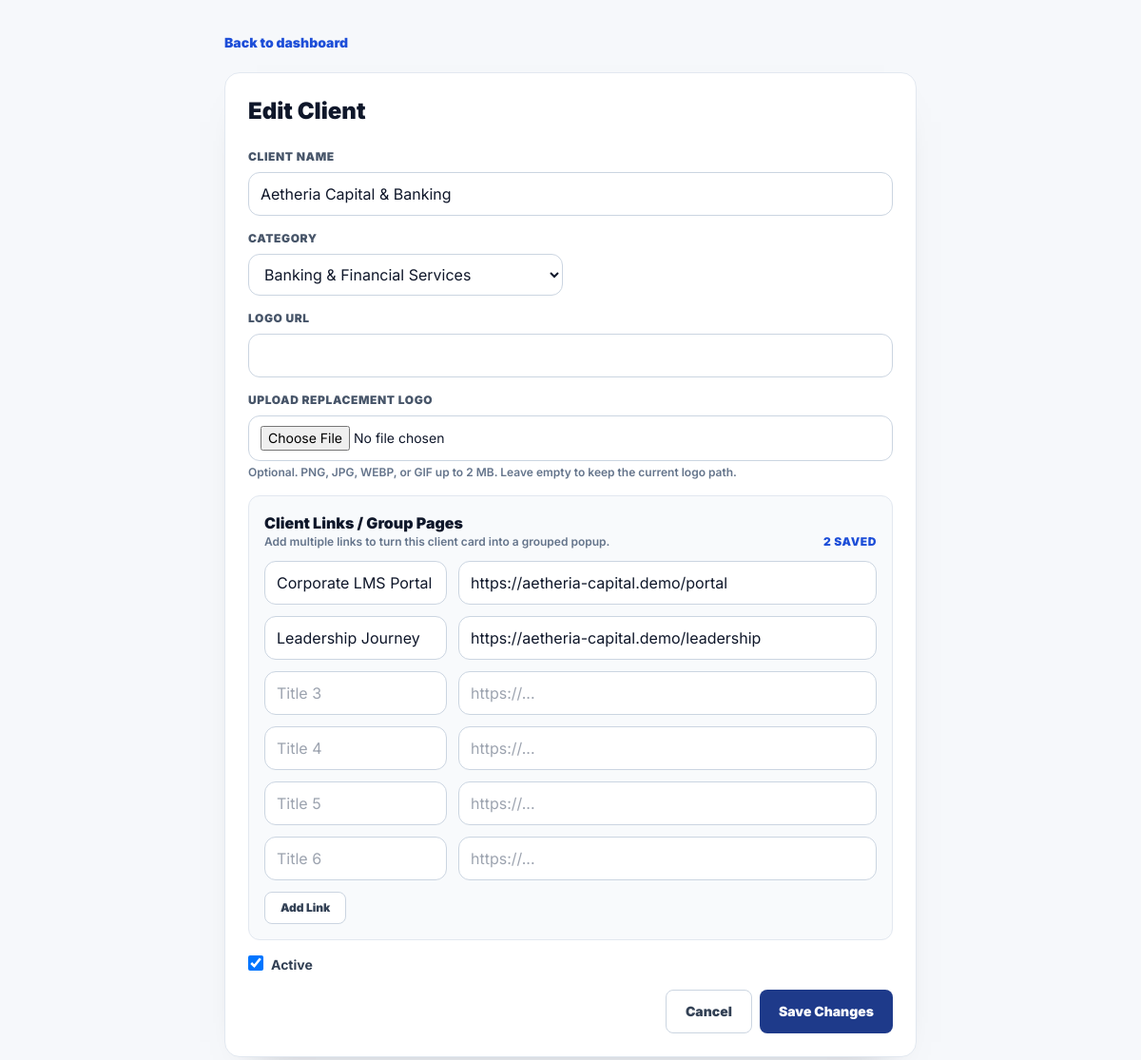
Page /admin/edit-client.php?id=1 (signed in) on the committed database.
### tables this page shows
CREATE TABLE clients (
    id INT UNSIGNED AUTO_INCREMENT PRIMARY KEY,
    category_id INT UNSIGNED NOT NULL,
    name VARCHAR(180) NOT NULL,
    logo_url VARCHAR(500) DEFAULT NULL,
    primary_url VARCHAR(800) DEFAULT NULL,
    sort_order INT NOT NULL DEFAULT 0,
    is_active TINYINT(1) NOT NULL DEFAULT 1,
    created_at TIMESTAMP DEFAULT CURRENT_TIMESTAMP,
    updated_at TIMESTAMP DEFAULT CURRENT_TIMESTAMP ON UPDATE CURRENT_TIMESTAMP,
    CONSTRAINT fk_clients_category FOREIGN KEY (category_id) REFERENCES categories(id) ON DELETE RESTRICT
);

CREATE TABLE categories (
    id INT UNSIGNED AUTO_INCREMENT PRIMARY KEY,
    name VARCHAR(120) NOT NULL UNIQUE,
    slug VARCHAR(140) NOT NULL UNIQUE,
    sort_order INT NOT NULL DEFAULT 0,
    is_active TINYINT(1) NOT NULL DEFAULT 1,
    created_at TIMESTAMP DEFAULT CURRENT_TIMESTAMP,
    updated_at TIMESTAMP DEFAULT CURRENT_TIMESTAMP ON UPDATE CURRENT_TIMESTAMP
);

CREATE TABLE client_links (
    id INT UNSIGNED AUTO_INCREMENT PRIMARY KEY,
    client_id INT UNSIGNED NOT NULL,
    title VARCHAR(160) NOT NULL DEFAULT 'Portal',
    url VARCHAR(800) NOT NULL,
    sort_order INT NOT NULL DEFAULT 0,
    created_at TIMESTAMP DEFAULT CURRENT_TIMESTAMP,
    CONSTRAINT fk_client_links_client FOREIGN KEY (client_id) REFERENCES clients(id) ON DELETE CASCADE
);

### includes/auth.php (called while the page is built, shortened)
<?php
require_once __DIR__ . '/db.php';
function e(?string $value): string
{
    return htmlspecialchars((string) $value, ENT_QUOTES, 'UTF-8');
}

### includes/db.php (called while the page is built, shortened)
<?php
function db(): PDO
{
    static $pdo = null;
    if ($pdo instanceof PDO) {
        return $pdo;
    }
    try {
        $dsn = 'mysql:host=localhost;dbname=demo_clientele;charset=utf8mb4';
        $pdo = new PDO($dsn, 'root', '', [
            PDO::ATTR_ERRMODE => PDO::ERRMODE_EXCEPTION,
            PDO::ATTR_DEFAULT_FETCH_MODE => PDO::FETCH_ASSOC,
            PDO::ATTR_EMULATE_PREPARES => false,
        ]);
    } catch (Throwable $e) {
        $dsn = 'mysql:host=' . DB_HOST . ';dbname=' . DB_NAME . ';charset=utf8mb4';
        $pdo = new PDO($dsn, DB_USER, DB_PASS, [
            PDO::ATTR_ERRMODE => PDO::ERRMODE_EXCEPTION,
            PDO::ATTR_DEFAULT_FETCH_MODE => PDO::FETCH_ASSOC,
            PDO::ATTR_EMULATE_PREPARES => false,
        ]);
    }
    $pdo->prepare('SET time_zone = ?')->execute([DB_TIMEZONE_OFFSET]);
    return $pdo;
}

### includes/client_repository.php (called while the page is built, shortened)
<?php
require_once __DIR__ . '/db.php';
function get_categories(bool $activeOnly = false): array
{
    $sql = 'SELECT * FROM categories';
    $sql .= ' ORDER BY sort_order ASC, name ASC';
    return db()->query($sql)->fetchAll();
}

### admin/edit-client.php (the view, shortened to what this page needs)
<?php
require_once __DIR__ . '/../includes/auth.php';
require_once __DIR__ . '/../includes/client_repository.php';
$pdo = db();
$id = (int) ($_GET['id'] ?? $_POST['id'] ?? 0);
$stmt = $pdo->prepare('SELECT * FROM clients WHERE id = ? LIMIT 1');
$stmt->execute([$id]);
$client = $stmt->fetch();
$linkStmt = $pdo->prepare('SELECT title, url FROM client_links WHERE client_id = ? ORDER BY sort_order ASC, id ASC');
$linkStmt->execute([$id]);
$links = $linkStmt->fetchAll();
$categories = get_categories();
?>
<!DOCTYPE html>
<html lang="en">
<head>
    <script src="https://cdn.tailwindcss.com"></script>
</head>
<body class="text-slate-900">
    <main class="mx-auto max-w-3xl px-4 py-5 sm:px-5 sm:py-8">
        <a href="dashboard.php" class="text-sm font-black text-blue-700">Back to dashboard</a>
        <section class="admin-surface mt-5 p-4 sm:p-6">
            <h1 class="text-xl font-black sm:text-2xl">Edit Client</h1>
            <form method="post" enctype="multipart/form-data" class="mt-6 grid gap-4 sm:grid-cols-2">
                <div class="sm:col-span-2">
                    <label class="mb-2 block text-xs font-black uppercase tracking-wider text-slate-600">Client Name</label>
                    <input name="name" required value="<?= e($client['name']) ?>" class="admin-input">
                </div>
                <div>
                    <label class="mb-2 block text-xs font-black uppercase tracking-wider text-slate-600">Category</label>
                    <select name="category_id" required class="admin-input">
                        <?php foreach ($categories as $category): ?>
                            <option value="<?= (int) $category['id'] ?>" <?= (int) $category['id'] === (int) $client['category_id'] ? 'selected' : '' ?>><?= e($category['name']) ?></option>
                        <?php endforeach; ?>
                    </select>
                </div>
                <div class="sm:col-span-2">
                    <label class="mb-2 block text-xs font-black uppercase tracking-wider text-slate-600">Logo URL</label>
                    <input name="logo_url" type="text" value="<?= e($client['logo_url']) ?>" class="admin-input">
                </div>
                <div class="sm:col-span-2">
                    <label class="mb-2 block text-xs font-black uppercase tracking-wider text-slate-600">Upload Replacement Logo</label>
                    <input name="logo_file" type="file" accept="image/png,image/jpeg,image/webp,image/gif" class="admin-input text-sm">
                    <p class="mt-1 text-xs font-semibold text-slate-500">Optional. PNG, JPG, WEBP, or GIF up to 2 MB. Leave empty to keep the current logo path.</p>
                </div>
                <div class="sm:col-span-2 rounded-xl border border-slate-200 bg-slate-50 p-4">
                    <div class="mb-3 flex flex-col gap-1 sm:flex-row sm:items-end sm:justify-between">
                        <div>
                            <h2 class="text-base font-black text-slate-900">Client Links / Group Pages</h2>
                            <p class="text-xs font-semibold text-slate-500">Add multiple links to turn this client card into a grouped popup.</p>
                        </div>
                        <span class="text-xs font-black uppercase tracking-wider text-blue-700"><?= count($links) ?> saved</span>
                    </div>
                    <div id="clientLinksList" class="space-y-3">
                        <?php
                            $linkRows = array_values($links);
                            while (count($linkRows) < 6) {
                                $linkRows[] = ['title' => '', 'url' => ''];
                            }
                        ?>
                        <?php foreach ($linkRows as $index => $link): ?>
                            <div data-link-row="true" class="grid gap-3 sm:grid-cols-[12rem_minmax(0,1fr)]">
                                <input name="link_titles[]" value="<?= e($link['title']) ?>" placeholder="Title <?= $index + 1 ?>" class="admin-input">
                                <input name="link_urls[]" type="url" value="<?= e($link['url']) ?>" placeholder="https://..." class="admin-input">
                            </div>
                        <?php endforeach; ?>
                    </div>
                    <button id="addClientLink" type="button" class="mt-3 rounded-lg border border-slate-300 bg-white px-4 py-2 text-xs font-black text-slate-700 hover:bg-blue-50">Add Link</button>
                </div>
                <label class="flex gap-2 text-sm font-bold text-slate-700">
                    <input name="is_active" type="checkbox" <?= (int) $client['is_active'] === 1 ? 'checked' : '' ?> class="h-4 w-4 rounded border-slate-300">
                    Active
                </label>
                <div class="grid gap-2 sm:col-span-2 sm:flex sm:justify-end">
                    <a href="dashboard.php" class="inline-flex justify-center rounded-lg border border-slate-300 bg-white px-5 py-3 text-sm font-black text-slate-700">Cancel</a>
                    <button class="rounded-lg bg-blue-900 px-5 py-3 text-sm font-black text-white hover:bg-blue-800">Save Changes</button>
                </div>
            </form>
        </section>
    </main>
</body>
</html>

### admin/edit-client.php (style rules this page uses)
body { font-family: Inter, sans-serif; background: #f6f8fb; }
.admin-surface { border: 1px solid #e2e8f0; border-radius: 1rem; background: #fff; box-shadow: 0 18px 40px -34px rgba(15, 23, 42, 0.55); }
.admin-input { min-height: 2.75rem; border-radius: 0.75rem; border: 1px solid #cbd5e1; background: #fff; padding: 0.625rem 0.75rem; width: 100%; }

### rows in the picture
clients: name "Aetheria Capital & Banking", category_id "Banking & Financial Services", is_active "☑"
client_links: title "Corporate LMS Portal", url "https://aetheria-capital.demo/portal"
client_links: title "Leadership Journey", url "https://aetheria-capital.demo/leadership"

### other values in the picture
count($links) "2"
